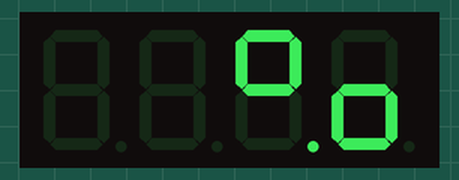
The program below on a simulated Raspberry Pi Pico running MicroPython. Shown: 4-digit seven-segment display. Library files of the repository ran but are not shown: tm1637.py. At 14.7 s the program stops and its outputs stay as they are.

Above: at 1.1 s.
At 2.1 s:
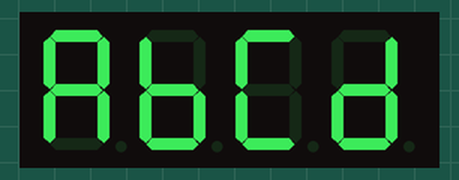
At 6.1 s:
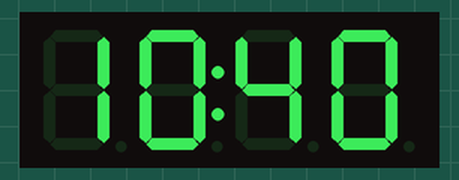
At 8.1 s:
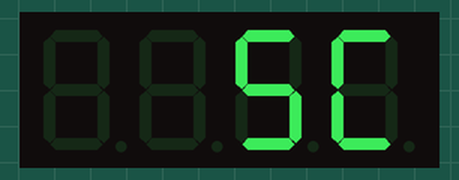
At 9.7 s:
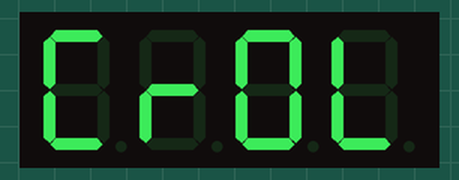
At 13.7 s:
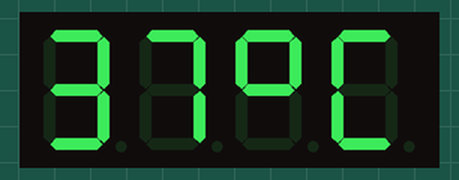

The program:

ex_tm1637.py
```python
# reference: https://github.com/mcauser/micropython-tm1637

import tm1637
from machine import Pin
from utime import sleep

# Set up the TM1637 driver
display = tm1637.TM1637(clk=Pin(13), dio=Pin(10))

# "%" 문자의 7세그먼트 패턴
pattern = [0b11100011, 0b01011100]

# Clear all
display.show("    ")
sleep(1)

display.write(pattern,2)
sleep(1)

# Word
display.show("AbCd")
sleep(1)

#Clear all
display.show("    ")
sleep(1)

#Numbers
display.number(1234)
sleep(1)

#Time with colon
display.numbers(10,40)
sleep(1)

#Lower Brightness
display.brightness(0)
sleep(1)

#Scrolling text
display.scroll("SCrOLL", delay=500)
sleep(1)

#Temperature
display.temperature(37)
sleep(1)

#Clear all
display.show("    ")
```

Measured:
- what the display in image 0 shows lasts 1.0 s, from 1.0 s to 2.0 s
- what the display in image 3 shows lasts 0.5 s, from 8.1 s to 8.6 s
